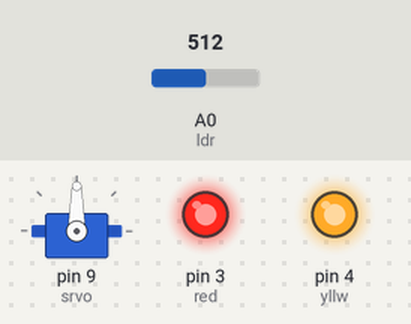
Simulated run of this sketch. Board: Arduino Uno, built with avr-gcc and run on an emulated ATmega328P. Parts: servo, output pins drawn as LEDs (lit = HIGH). The test bench sets the inputs (shaded band); at power-on: A0 (ldr) = 512. What the sketch prints to the serial monitor is not drawn.

Above: at 2.8 s.
2.9 s: A0 (ldr) set to 537
At 4.3 s:
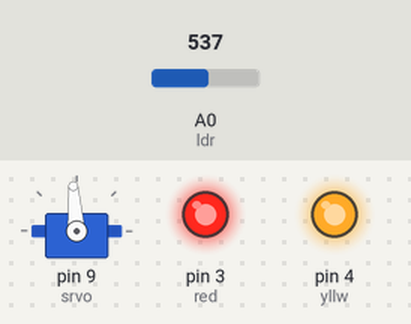
5.6 s: A0 (ldr) set to 556
At 7.0 s:
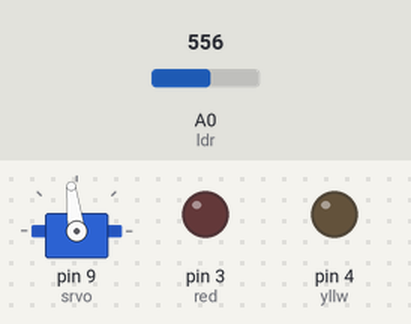
8.3 s: A0 (ldr) set to 948
At 11.2 s:
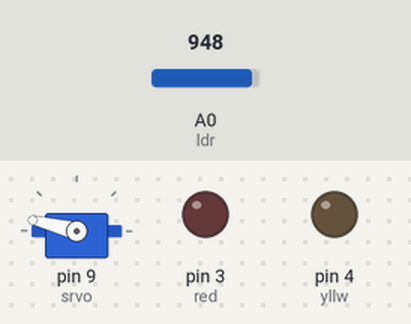
11.5 s: A0 (ldr) set to 976
At 14.1 s:
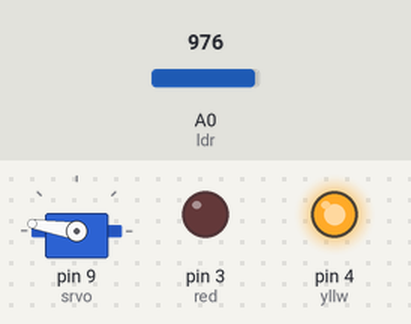
17.5 s: A0 (ldr) set to 0
At 20.3 s:
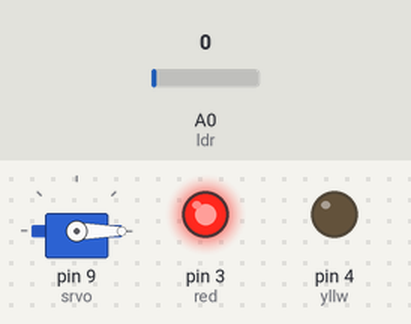
21.5 s: A0 (ldr) set to 57
24.2 s: A0 (ldr) set to 69
At 27.4 s:
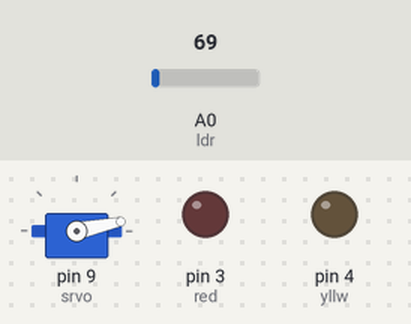
Timing chart, 0 to 28.5 s (numbered marks = the images above; inputs shaded):
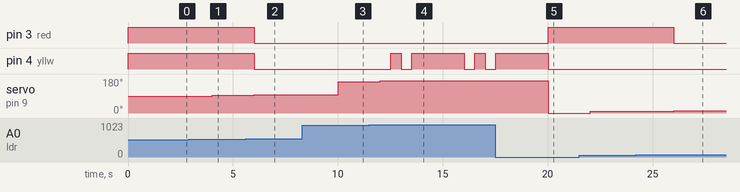

The sketch:

Tugas_Prak_MCU_9.2.ino
```cpp
#include <Servo.h>
Servo servoo;
const int srvo = 9;
const int red = 3;
const int yllw = 4;
const int ldr = A0;

void setup() {
 Serial.begin(9600);
 servoo.attach(srvo);
 pinMode(red, OUTPUT);
 pinMode(yllw, OUTPUT);
 pinMode(ldr, INPUT);
}

void loop() {
 int ldrVal = analogRead(ldr);
 float voltage = ldrVal * (5.0 / 1023.0);
 int srvoVal = map(ldrVal, 0, 1023, 0, 180);
 Serial.print("Nilai digital: ");
 Serial.print(ldrVal);
 Serial.print(", Voltase: ");
 Serial.print(voltage);
 Serial.print(", Derajat: ");
 Serial.print(srvoVal);
 Serial.print(", LED ");
 servoo.write(srvoVal);

 if (srvoVal >= 0 && srvoVal <= 10) {
    digitalWrite(red, HIGH);
    digitalWrite(yllw, LOW);
    Serial.println("merah");
 } else if (srvoVal >= 85 && srvoVal <= 95) {
    digitalWrite(red, HIGH);
    digitalWrite(yllw, HIGH);
    Serial.println("merah & kuning");
 } else if (srvoVal >= 170 && srvoVal <= 180) {
    digitalWrite(yllw, HIGH);
    for (int arr = 0; arr < 2; arr++) {
      digitalWrite(yllw, LOW);
      delay(500);
      digitalWrite(yllw, HIGH);
      delay(500);
    }
    Serial.println("kuning");
 } else {
    digitalWrite(red, LOW);
    digitalWrite(yllw, LOW);
    Serial.println("mati");
 }
 delay(2000);
}
```

Measured:
- the behaviour switches between 545 and 546 on A0 (ldr) (found by bisection; images 1 and 2)
- the behaviour switches between 966 and 967 on A0 (ldr) (found by bisection; images 3 and 4)
- after the input at 2.9 s, servo on pin 9 (srvo): 90° → 94° after 1.1 s
- after the input at 5.6 s, pin 3 (red), pin 4 (yllw): HIGH → LOW after 0.41 s; servo on pin 9 (srvo): 94° → 97° after 0.41 s
- after the input at 8.3 s, servo on pin 9 (srvo): 97° → 166° after 1.7 s
- after the input at 11.5 s, pin 4 (yllw): goes HIGH 0.50 s, LOW 0.50 s, HIGH 2.5 s, LOW 0.50 s, HIGH 0.50 s, then LOW, starting after 1.0 s; servo on pin 9 (srvo): 166° → 171° after 0.52 s
- after the input at 17.5 s, pin 3 (red): LOW → HIGH after 2.5 s; pin 4 (yllw): goes on until 20.0 s, then stays LOW; servo on pin 9 (srvo): 171° → 0° after 2.5 s
- after the input at 21.5 s, servo on pin 9 (srvo): 0° → 10° after 0.52 s
- after the input at 24.2 s, pin 3 (red): HIGH → LOW after 1.8 s; servo on pin 9 (srvo): 10° → 12° after 1.8 s
